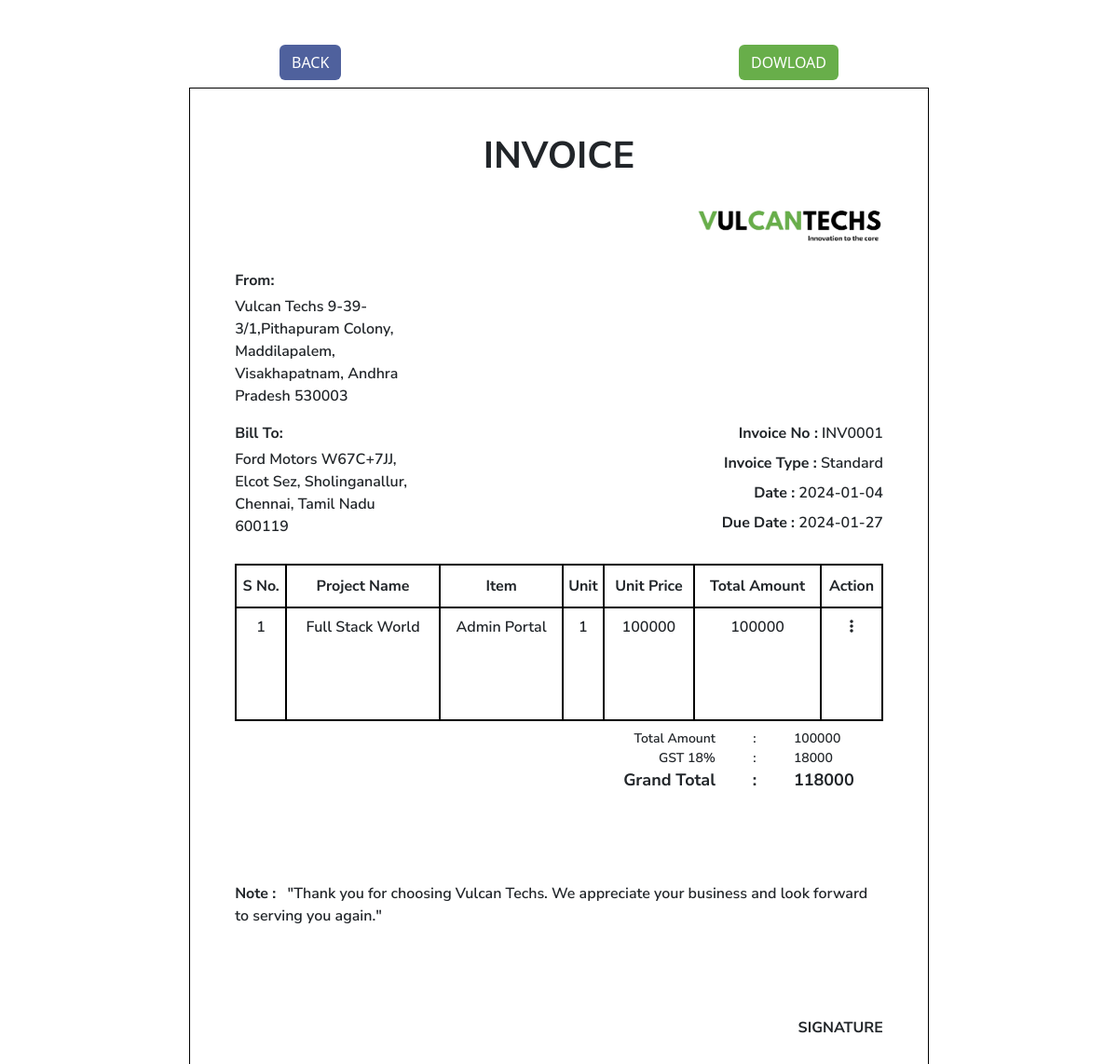
The page /A4rececipt.php?bill_id=3 on the database its author committed.
### tables this page shows
CREATE TABLE `invoice_bills` (
  `bill_id` int(11) NOT NULL,
  `invoice_no` varchar(30) NOT NULL,
  `invoice_type` varchar(30) NOT NULL,
  `date` varchar(30) NOT NULL,
  `due_date` varchar(30) NOT NULL,
  `client_name` varchar(50) NOT NULL,
  `project_name` varchar(50) NOT NULL,
  `item` varchar(50) NOT NULL,
  `amount` varchar(100) NOT NULL,
  `gst` varchar(30) NOT NULL,
  `grand_total` varchar(30) NOT NULL,
  `quantity` varchar(30) NOT NULL DEFAULT '1',
  `from_address` longtext NOT NULL,
  `to_address` longtext NOT NULL,
  `add_note` longtext NOT NULL,
  `status` enum('0','1') NOT NULL DEFAULT '1',
  `modify_date_time` timestamp NOT NULL DEFAULT current_timestamp()
);

### A4rececipt.php (the view, shortened to what this page needs)
<?php
require_once('config.php');
?>
<!DOCTYPE html>
<html lang="en">
<head>
    <link href="https://cdn.jsdelivr.net/npm/bootstrap@5.3.2/dist/css/bootstrap.min.css" rel="stylesheet">
    <link rel="stylesheet" href="https://cdnjs.cloudflare.com/ajax/libs/font-awesome/6.5.1/css/all.min.css" />
</head>
<body>
    <div class="mt-5 mx-auto d-flex align-items-center justify-content-between w-50 mb-2">
        <div>
            <input class="btn" style="background-color:#243A85CC; color:white;" type="submit" value="BACK" name="back" id="back">
        </div>
        <div>
            <input class="btn" style="background-color:#68AE4A;color:white;" type="submit" value="DOWLOAD" name="print" id="print">
        </div>
    </div>
    <div id="invoiceBill">
        <div class="container-fluid pt-5 px-5">
            <div class="row mb-3">
                <div class="text-center"><h1 style="font-weight:bold; color:;">INVOICE</h1></div>
            </div>
            <div class="row mb-4">
                <div col="12" class="d-flex justify-content-end">
                    <img src="./images/WhatsApp_Image_2024-01-02_at_1.06.38_PM-removebg-preview.png" width="200px" alt="">
                </div>
            </div>
            <div class="row mb-3">
                <div class="col-6">
                    <ul>
                        <li style="font-weight:bold;" class="pb-1">From:</li>
                        <?php
                        $bill_id = isset($_GET['bill_id']) ? $_GET['bill_id'] : '';
                        $query = mysqli_query($conn, "SELECT * FROM invoice_bills WHERE bill_id = '$bill_id'");
                        $data = mysqli_fetch_assoc($query);?>
                        <li style="width: 60%;"><?php echo $data['from_address'];?></li>
                    </ul>
                </div>
            </div>
            <div class="row mb-4">
                <div class="col-6">
                    <ul>
                        <li style="font-weight:bold;" class="pb-1">Bill To:</li>
                        <li style="width: 60%;"><?php echo $data['to_address'];?></li>
                    </ul>
                </div>
                <div class="col-6 text-end">
                    <ul>
                        <li class="pb-2"><span style="font-weight:bold;">Invoice No :</span> <?php echo $data['invoice_no'];?></li>
                    </ul>
                    <ul>
                        <li class="pb-2"><span style="font-weight:bold;">Invoice Type :</span> <?php echo $data['invoice_type'];?></li>
                    </ul>
                    <ul >
                        <li class="pb-2"><span style="font-weight:bold;">Date :</span> <?php echo $data['date'];?></li>
                    </ul>
                    <ul >
                        <li class="pb-2"><span style="font-weight:bold;">Due Date :</span> <?php echo $data['due_date'];?></li>
                    </ul>
                </div>
            </div>
            <div class="row mb-2">
                <div class="col-12 d-flex align-items-center">
                    <table class="text-center" style="width: 100%;">
                        <thead>
                            <tr>
                                <th>S No.</th>
                                <th>Project Name</th>
                                <th>Item</th>
                                <th>Unit</th>
                                <th>Unit Price</th>
                                <th>Total Amount</th>
                                <th class="printNone">Action</th>
                            </tr>
                        </thead>
                        <tbody>
                            <tr>
                                <td>1</td>
                                <td id="projectName"><?php echo $data['project_name'];?></td>
                                <td id="itemName"><?php echo $data['item'];?></td>
                                <td id="quantity"><?php echo $data['quantity'];?></td>
                                <td id="amount"><?php echo $data['amount'];?></td>
                                <td id="totalAmount"><?php echo $data['amount'];?></td>
                                <td class="printNone">
                                    <div class="btn-group">
                                        <button type="button" class="btn" data-bs-toggle="dropdown" aria-expanded="false">
                                            <i class="fas fa-ellipsis-v"></i>
                                        </button>
                                    </div>
                                </td>
                            </tr>
                        </tbody>
                    </table>
                </div>
            </div>
            <div class="row mb-5 pb-5 d-flex justify-content-end">
                <div class="col-3 text-end">
                    <div class="font">Total Amount</div>
                    <div class="font">GST 18%</div>
                    <div style="font-weight:bold; font-size:18px">Grand Total</div>
                </div>
                <div class="col-1 text-center">
                    <div class="font">:</div>
                    <div class="font">:</div>
                    <div style="font-weight:bold; font-size:18px">:</div>
                </div>
                <div class="col-2 text-start">
                    <div class="font" id="totalAmount2"><?php echo $data['amount'];?></div>
                    <div class="font" id="gst"><?php echo $data['gst'];?></div>
                    <div style="font-weight:bold; font-size:18px" id="grandTotal"><?php echo $data['grand_total'];?></div>
                </div>
            </div>
            <div class="row pb-5 mb-5">
                <div>
                    <?php if ($data['add_note'] != '') { ?>
                        <span style="font-weight:bold;" class="pe-2">Note :</span>
                        <span><?php echo $data['add_note']; ?></span>
                    <?php } ?>
                </div>
            </div>
            <div class="row">
                <div class="d-flex justify-content-end">
                    <span style="font-weight:bold;">SIGNATURE</span>
                </div>
            </div>
        </div>
    </div>
</body>
</html>

### A4rececipt.php (style rules this page uses)
#invoiceBill { width: 21cm; height: 28.7cm; margin: 0px auto; font-family: Arial, sans-serif; border: black 1px solid; font-family: 'Nunito Sans', sans-serif; font-weight: 600; }
li { list-style-type: none; }
ul { padding: 0px; margin: 0px; }
table tr td, tr th { border:2px solid black; }
tr td { padding-bottom:80px; }
tr th { padding:10px 0px; }
.font { font-size:14px; }

### rows shown on the page
invoice_bills: from_address "Vulcan Techs 9-39-3/1,Pithapuram Colony, Maddilapalem, Visakhapatnam, Andhra Pradesh 530003", to_address "Ford Motors W67C+7JJ, Elcot Sez, Sholinganallur, Chennai, Tamil Nadu 600119", invoice_no "INV0001", invoice_type "Standard", date "2024-01-04", due_date "2024-01-27", project_name "Full Stack World", item "Admin Portal", quantity "1", amount "100000", gst "18000", grand_total "118000", add_note "\"Thank you for choosing Vulcan Techs. We appreciate your business and look forward to serving you again.\""
